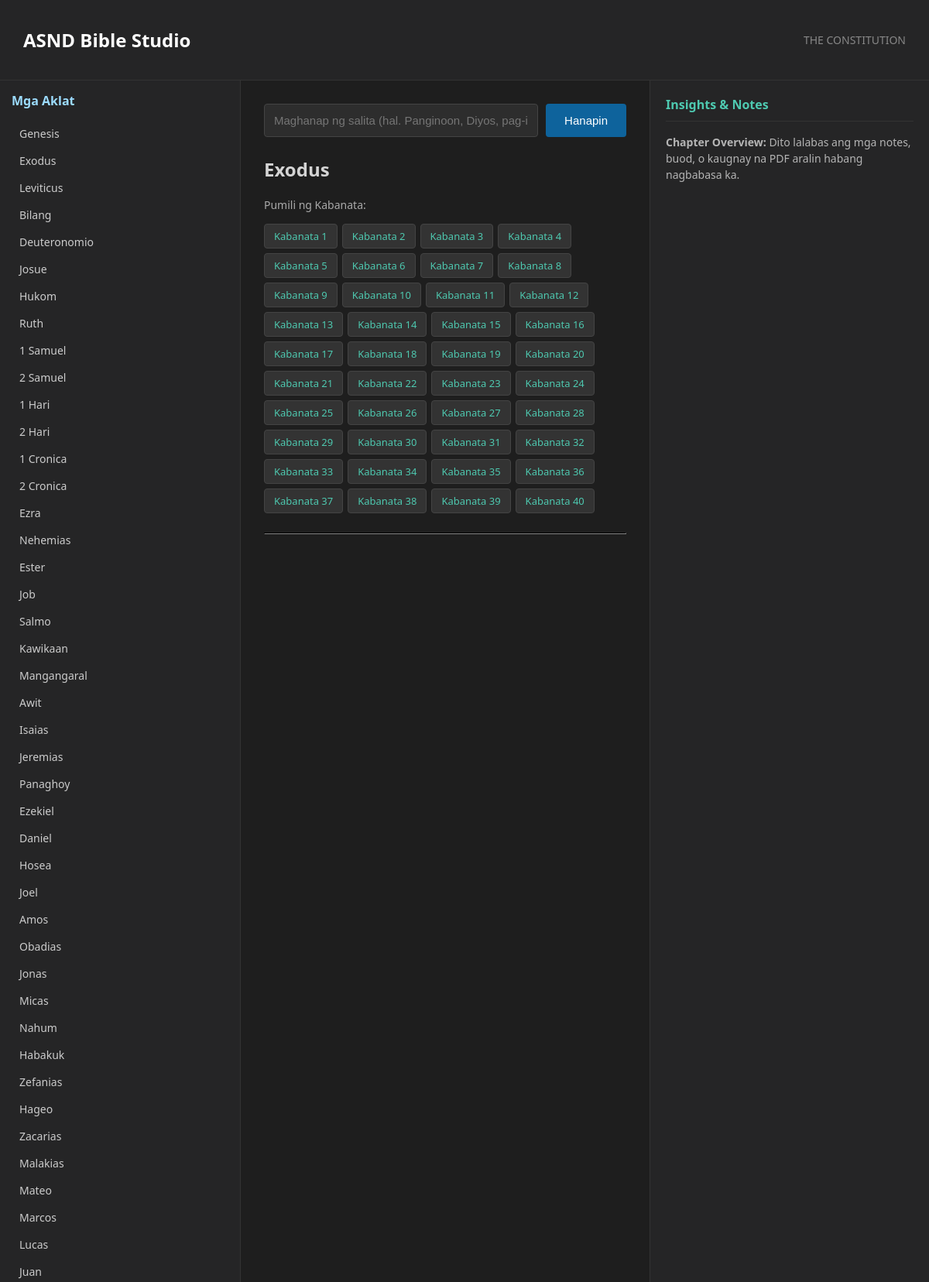
Page /?book=20 (upper part) on the committed database.
### tables this page shows
CREATE TABLE books (
	book_number NUMERIC NOT NULL, 
	short_name TEXT NOT NULL, 
	long_name TEXT NOT NULL, 
	book_color TEXT NOT NULL, 
	sorting_order NUMERIC NOT NULL DEFAULT 0, 
	PRIMARY KEY (book_number));

### app.py (the view, shortened to what this page needs)
@app.route('/', methods=['GET', 'POST'])
def index():
    conn = get_db_connection()
    cursor = conn.cursor()
    cursor.execute("SELECT book_number, long_name FROM books ORDER BY book_number")
    books = cursor.fetchall()
    raw_verses = []
    verses = []
    query = ""
    selected_book = request.args.get('book', type=int)
    selected_chapter = request.args.get('chapter', type=int)
    chapters = []
    current_book_name = ""
    if selected_book:
        cursor.execute("SELECT long_name FROM books WHERE book_number = ?", (selected_book,))
        b_name_row = cursor.fetchone()
        if b_name_row:
            current_book_name = b_name_row['long_name']
    if request.method == 'POST':
        query = request.form.get('query', '').strip()
        if query:
            cursor.execute("""
                SELECT b.long_name, v.chapter, v.verse, v.text
                FROM verses v
                JOIN books b ON v.book_number = b.book_number
                WHERE v.text LIKE ?
                ORDER BY v.book_number, v.chapter, v.verse
            """, ('%' + query + '%',))
            raw_verses = cursor.fetchall()
    elif selected_book:
        cursor.execute("SELECT DISTINCT chapter FROM verses WHERE book_number = ? ORDER BY chapter", (selected_book,))
        chapters = [row['chapter'] for row in cursor.fetchall()]
    conn.close()
    for v in raw_verses:
        v_dict = dict(v)
        v_dict['text'] = clean_text(v_dict['text'])
        verses.append(v_dict)
    return render_template('index.html', books=books, verses=verses, query=query,
                           selected_book=selected_book, selected_chapter=selected_chapter,
                           chapters=chapters, current_book_name=current_book_name)

### app.py (called while the page is built)
def get_db_connection():
    conn = sqlite3.connect(db_path)
    conn.row_factory = sqlite3.Row
    return conn

### templates/index.html (shortened to what this page needs)
<!DOCTYPE html>
<html lang="tl">
<head>
</head>
<body>
<header>
    <h2>ASND Bible Studio</h2>
    <span style="font-size: 14px; color: #888;"> THE CONSTITUTION</span>
</header>
<div class="container">
    <div class="sidebar-left">
        <h3>Mga Aklat</h3>
        <ul class="book-list">
            {% for b in books %}
                <li><a href="/?book={{ b.book_number }}">{{ b.long_name }}</a></li>
            {% endfor %}
        </ul>
    </div>
    <div class="main-reader">
        <form method="POST" action="/" class="search-box">
            <input type="text" name="query" value="{{ query }}" placeholder="Maghanap ng salita (hal. Panginoon, Diyos, pag-ibig)..." required>
            <button type="submit">Hanapin</button>
        </form>
        {% if current_book_name %}
            <h2>{{ current_book_name }}</h2>
            {% if chapters %}
                <p style="font-size: 14px; color: #aaa;">Pumili ng Kabanata:</p>
                <div class="chapter-buttons">
                    {% for ch in chapters %}
                        <a href="/?book={{ selected_book }}&chapter={{ ch }}" class="chapter-btn">Kabanata {{ ch }}</a>
                    {% endfor %}
                </div>
            {% endif %}
            <hr style="border-color: #333; margin: 20px 0;">
        {% endif %}
    </div>
    <div class="sidebar-right">
        <h3>Insights & Notes</h3>
        <div class="insight-card">
            <p><strong>Chapter Overview:</strong> Dito lalabas ang mga notes, buod, o kaugnay na PDF aralin habang nagbabasa ka.</p>
        </div>
    </div>
</div>
</body>
</html>

### templates/index.html (style rules this page uses)
body { font-family: 'Segoe UI', Tahoma, Geneva, Verdana, sans-serif; margin: 0; padding: 0; background-color: #1e1e1e; color: #d4d4d4; }
header { background-color: #252526; color: #ffffff; padding: 15px 30px; display: flex; justify-content: space-between; align-items: center; border-bottom: 1px solid #333; }
.container { display: flex; height: calc(100vh - 60px); overflow: hidden; }
.sidebar-left { width: 280px; background-color: #252526; border-right: 1px solid #333; overflow-y: auto; padding: 15px; }
.sidebar-left h3 { font-size: 16px; color: #9cdcfe; margin-top: 0; }
.book-list { list-style: none; padding: 0; margin: 0; }
.book-list li { margin-bottom: 4px; }
.book-list a { text-decoration: none; color: #cccccc; display: block; padding: 6px 10px; border-radius: 4px; font-size: 14px; }
.main-reader { flex: 1; background-color: #1e1e1e; padding: 30px; overflow-y: auto; }
.search-box { margin-bottom: 25px; display: flex; gap: 10px; }
.search-box input[type="text"] { flex: 1; padding: 12px; font-size: 15px; background: #2d2d2d; border: 1px solid #444; color: white; border-radius: 4px; }
.search-box button { padding: 12px 24px; font-size: 15px; background-color: #0e639c; color: white; border: none; border-radius: 4px; cursor: pointer; }
.chapter-buttons { display: flex; flex-wrap: wrap; gap: 6px; margin: 15px 0 25px 0; }
.chapter-btn { padding: 6px 12px; background: #333333; color: #4ec9b0; text-decoration: none; border-radius: 4px; font-size: 13px; border: 1px solid #444; }
.sidebar-right { width: 320px; background-color: #252526; border-left: 1px solid #333; padding: 20px; overflow-y: auto; }
.sidebar-right h3 { font-size: 16px; color: #4ec9b0; margin-top: 0; border-bottom: 1px solid #333; padding-bottom: 10px; }
.insight-card { font-size: 14px; color: #b5b5b5; line-height: 1.5; margin-bottom: 15px; }

### rows in the picture
books: long_name "Genesis"
books: long_name "Exodus"
books: long_name "Leviticus"
books: long_name "Bilang"
books: long_name "Deuteronomio"
books: long_name "Josue"
books: long_name "Hukom"
books: long_name "Ruth"
books: long_name "1 Samuel"
books: long_name "2 Samuel"
books: long_name "1 Hari"
books: long_name "2 Hari"
books: long_name "1 Cronica"
books: long_name "2 Cronica"
books: long_name "Ezra"
books: long_name "Nehemias"
books: long_name "Ester"
books: long_name "Job"
books: long_name "Salmo"
books: long_name "Kawikaan"
books: long_name "Mangangaral"
books: long_name "Awit"
books: long_name "Isaias"
books: long_name "Jeremias"
books: long_name "Panaghoy"
books: long_name "Ezekiel"
books: long_name "Daniel"
books: long_name "Hosea"
books: long_name "Joel"
books: long_name "Amos"
books: long_name "Obadias"
books: long_name "Jonas"
books: long_name "Micas"
books: long_name "Nahum"
books: long_name "Habakuk"
books: long_name "Zefanias"
books: long_name "Hageo"
books: long_name "Zacarias"
books: long_name "Malakias"
books: long_name "Mateo"
books: long_name "Marcos"
books: long_name "Lucas"
books: long_name "Juan"

### other values in the picture
{{ ch }} "1" "2" "3" "4" "5" "6" "7" "8" "9" "10" "11" "12" "13" "14" "15" "16" "17" "18" "19" "20" "21" "22" "23" "24" "25" "26" "27" "28" "29" "30" "31" "32" "33" "34" "35" "36" "37" "38" "39" "40"
